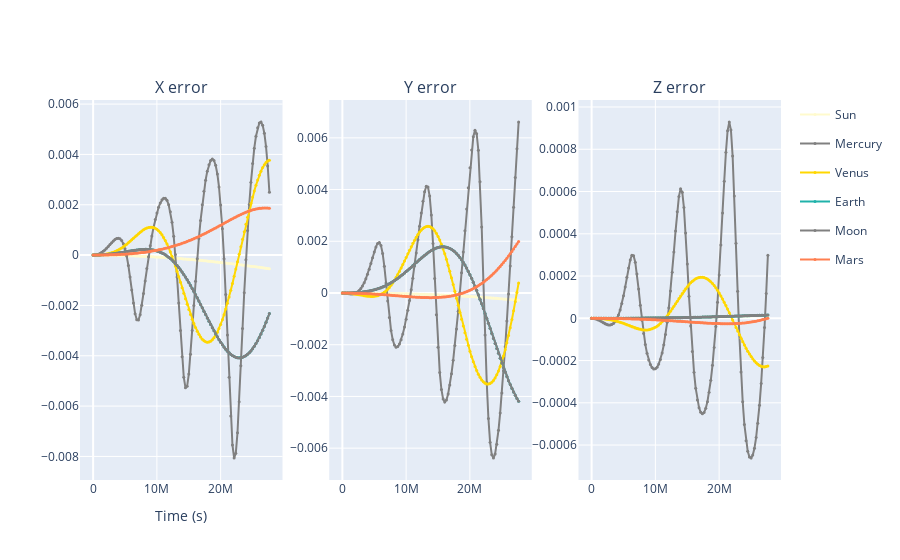

Notebook source saved alongside this figure:
### Markdown cell above
### Simulation error
Error over time, comparing our simulation's positions to NASA Horizon's positions

### Code cell
from plotly.subplots import make_subplots

fig = make_subplots(rows=1, cols=3, subplot_titles=["X error", "Y error", "Z error"])

for i in df_bodies.index:
    body = df_bodies.iloc[i]
    
    # Plot simulator trajectory
    for i_col in [0, 1, 2]:
        fig.add_trace(go.Scatter(
            x=sim_soln.t,
            y=sim_soln.y[3*i + i_col, :] - bodies_pos[i, :, i_col],
            name=f"{body['name']}",
            mode="lines+markers",
            marker={"size": 3, "color": body["sim_color"]},
            legendgroup=body["name"],
            showlegend=True if i_col == 0 else False
        ),row=1, col=i_col+1)

fig.update_layout(xaxis_title="Time (s)")
fig.show()
